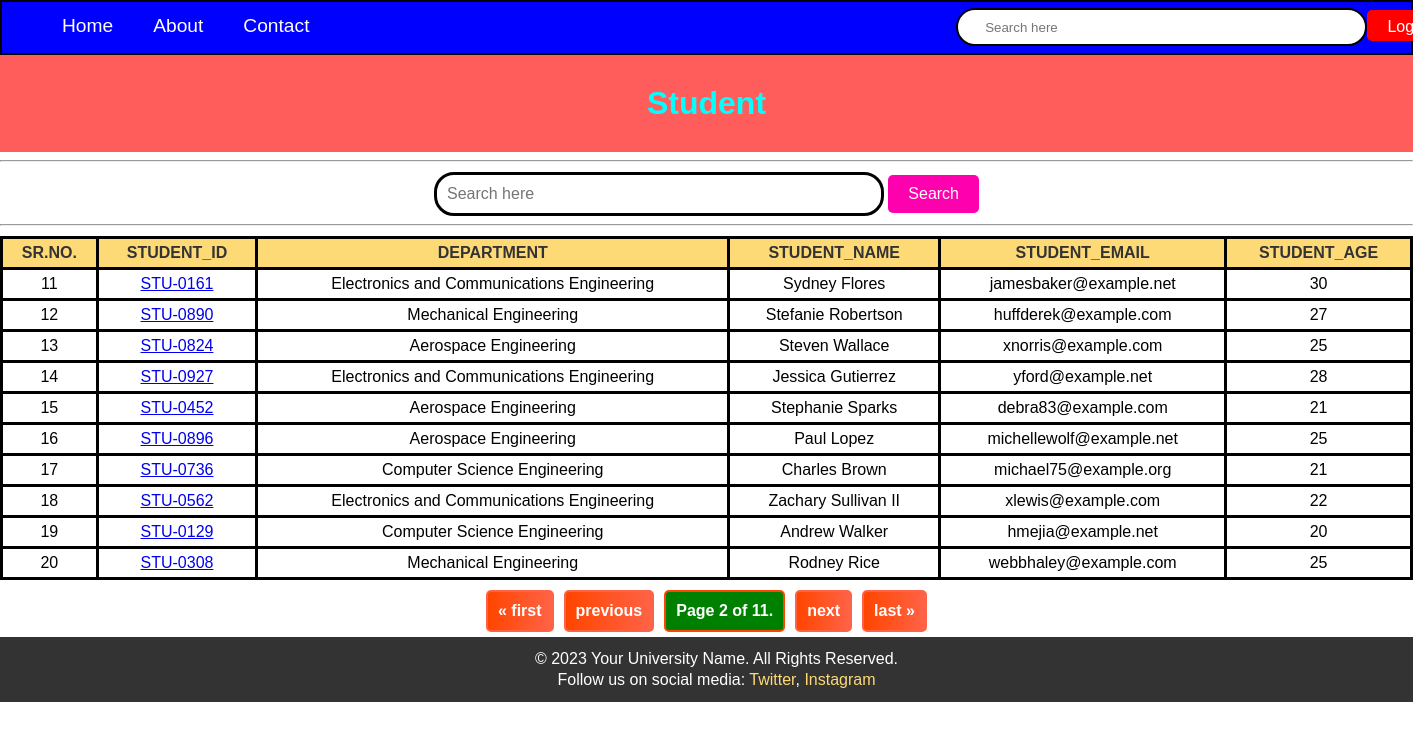
The app's page /student?page=2 with its own data.
### vegi/models.py (models this page shows, shortened)
class Student(models.Model):
    department = models.ForeignKey(
        Department, related_name="depart", on_delete=models.CASCADE
    )
    student_id = models.OneToOneField(
        StudentID, related_name="studentid", on_delete=models.SET_NULL, null=True
    )
    student_name = models.CharField(max_length=100)
    student_email = models.EmailField(unique=True)
    student_age = models.IntegerField(default=18)
    student_address = models.TextField()
    is_deleted = models.BooleanField(default=False)
    objects = StudentManager()
    admin_objects = models.Manager()
    class Meta:
        ordering = ["student_name"]
        verbose_name = "student"

class StudentID(models.Model):
    student_id = models.CharField(max_length=100)
    def __str__(self) -> str:
        return self.student_id

class Department(models.Model):
    department = models.CharField(max_length=100)
    class Meta:
        ordering = ["department"]

### vegi/views.py (the view, shortened to what this page needs)
# urls.py: path("student", get_students, name="get_students"),
def get_students(request):
    queryset = Student.objects.annotate(
        total_marks=Sum("studentmarks__marks")
    ).order_by("-total_marks")
    paginator = Paginator(queryset, 10)
    page_number = request.GET.get("page", 1)
    try:
        page_obj = paginator.page(page_number)
    except PageNotAnInteger:
        page_obj = paginator.page(1)
    except EmptyPage:
        page_obj = paginator.page(paginator.num_pages)
    return render(
        request, "report/student.html", {"page_obj": page_obj, "heading": "Student"}
    )

### vegi/models.py (called while the page is built)
    def get_queryset(self):
        return super().get_queryset().filter(is_deleted=False)

### vegi/templates/report/student.html (shortened to what this page needs)
{% extends 'base.html' %}
{% block start %}
  <header>
    <nav>
      <ul>
        <li>
          <a href="student">Home</a>
        </li>
        <li>About</li>
        <li>Contact</li>
      </ul>
      <div class="search">
        <input type="text" placeholder="Search here" />
      </div>
      <div class="logout-btn">
        <a href="/logout" class="btn btn-success">Logout</a>
      </div>
    </nav>
  </header>
  <main>
    <h1>Student</h1>
  </main>
  <hr />
  <div class="search-section">
    <form>
      <div class="search">
        <input type="text" name="search" placeholder="Search here" />
        <button type="submit" class="btn btn-primary">Search</button>
      </div>
    </form>
  </div>
  <hr />
  <table>
    <thead>
      <tr>
        <th>Sr.no.</th>
        <th>student_id</th>
        <th>department</th>
        <th>student_name</th>
        <th>student_email</th>
        <th>student_age</th>
      </tr>
    </thead>
    <tbody>
      {% for student in page_obj %}
        <tr>
          <td>{{ page_obj.start_index|add:forloop.counter0 }}</td>
          <td>
            <a href="{% url 'see_marks' student.student_id %}">{{ student.student_id }}</a>
          </td>
          <td>{{ student.department.department }}</td>
          <td>{{ student.student_name }}</td>
          <td>{{ student.student_email }}</td>
          <td>{{ student.student_age }}</td>
        </tr>
      {% endfor %}
    </tbody>
  </table>
  <div class="pagination">
    <span class="step-links">
      {% if page_obj.has_previous %}
        <a href="?page=1">&laquo; first</a>
        <a href="?page={{ page_obj.previous_page_number }}">previous</a>
      {% endif %}
      <span class="current">Page {{ page_obj.number }} of {{ page_obj.paginator.num_pages }}.</span>
      {% if page_obj.has_next %}
        <a href="?page={{ page_obj.next_page_number }}">next</a>
        <a href="?page={{ page_obj.paginator.num_pages }}">last &raquo;</a>
      {% endif %}
    </span>
  </div>
  <footer>
    <p>&copy; 2023 Your University Name. All Rights Reserved.</p>
    <p>
      Follow us on social media:
      <a href="https://twitter.com" target="_blank">Twitter</a>,
      <a href="https://www.instagram.com/" target="_blank">Instagram</a>
    </p>
  </footer>
{% endblock %}

### vegi/templates/report/student.html (style rules this page uses)
header { height: 51px; background-color: blue; border: 2px solid rgb(0, 0, 0); animation: slideInNav 1s ease-out; }
nav { display: flex; justify-content: space-between; align-items: center; }
nav ul, nav a { height: 15px; display: flex; justify-content: left; align-items: center; margin-left: 0; text-decoration: none; color: white; }
nav ul li { font-size: larger; padding: 0 20px; list-style-type: none; display: flex; justify-content: flex-start; color: white; margin: 0; }
nav .search { display: flex; align-items: center; margin-right: auto; }
nav .search input { width: 25vw; height: 30px; padding: 2px 27px; border: 2px solid black; border-radius: 25px; margin: 5px 0px 2px 47em; }
nav .btn-success { background-color: rgb(255, 0, 0); color: #fff; padding: 8px 20px; text-decoration: none; border-radius: 5px; display: inline-block; }
nav .logout-btn { margin-right: 1em; }
main { background-color: rgb(255, 92, 92); color: cyan; text-align: center; padding: 30px; animation: fadeInMain 2s ease-in-out; }
h1 { margin: 0; }
.search-section { text-align: center; margin-top: 10px; margin-bottom: -10px; }
.search { width: 100%; }
.search-section input[type='text'] { width: 30%; padding: 10px; margin-bottom: 10px; border: 3px solid #000000; border-radius: 20px; font-size: 16px; color: #333; }
.search-section button { background-color: rgb(255, 0, 174); color: #fff; padding: 10px 20px; font-size: 16px; border: none; border-radius: 5px; cursor: pointer; transition: background-color 0.3s ease; }
table { width: 100%; border-collapse: collapse; margin: 10px 0; }
th, td { border: 3px solid #000000; padding: 5px; text-align: center; }
th { background-color: #feda77; color: #333; font-weight: bold; text-transform: uppercase; }
.pagination { display: flex; justify-content: center; align-items: center; margin-top: 0; margin-bottom: 5px; }
.step-links { list-style: none; padding: 0; display: flex; }
.step-links a, .step-links .current { color: #fff; text-decoration: none; padding: 10px; margin: 0 5px; border-radius: 5px; font-weight: bold; transition: background 0.3s, border 0.3s; background: linear-gradient(to right, #ff4500, #ff6347); border: 2px solid #ff6347; }
.step-links .current { background: green; border-color: #ff4500; }
footer { position: relative; bottom: 0; width: 100%; background-color: #333; color: #fff; padding: 10px; text-align: center; }
footer p { margin: 3px 0; }
footer a { color: #feda77; text-decoration: none; transition: color 0.3s ease-in-out; }

### records on screen
Student: start_index|add "11", student_id "STU-0161", department.department "Electronics and Communications Engineering", student_name "Sydney Flores", student_email "jamesbaker@example.net", student_age "30"
Student: start_index|add "12", student_id "STU-0890", department.department "Mechanical Engineering", student_name "Stefanie Robertson", student_email "huffderek@example.com", student_age "27"
Student: start_index|add "13", student_id "STU-0824", department.department "Aerospace Engineering", student_name "Steven Wallace", student_email "xnorris@example.com", student_age "25"
Student: start_index|add "14", student_id "STU-0927", department.department "Electronics and Communications Engineering", student_name "Jessica Gutierrez", student_email "yford@example.net", student_age "28"
Student: start_index|add "15", student_id "STU-0452", department.department "Aerospace Engineering", student_name "Stephanie Sparks", student_email "debra83@example.com", student_age "21"
Student: start_index|add "16", student_id "STU-0896", department.department "Aerospace Engineering", student_name "Paul Lopez", student_email "michellewolf@example.net", student_age "25"
Student: start_index|add "17", student_id "STU-0736", department.department "Computer Science Engineering", student_name "Charles Brown", student_email "michael75@example.org", student_age "21"
Student: start_index|add "18", student_id "STU-0562", department.department "Electronics and Communications Engineering", student_name "Zachary Sullivan II", student_email "xlewis@example.com", student_age "22"
Student: start_index|add "19", student_id "STU-0129", department.department "Computer Science Engineering", student_name "Andrew Walker", student_email "hmejia@example.net", student_age "20"
Student: start_index|add "20", student_id "STU-0308", department.department "Mechanical Engineering", student_name "Rodney Rice", student_email "webbhaley@example.com", student_age "25"

### other values on screen
{{ page_obj.number }} "2"
{{ page_obj.paginator.num_pages }} "11"
